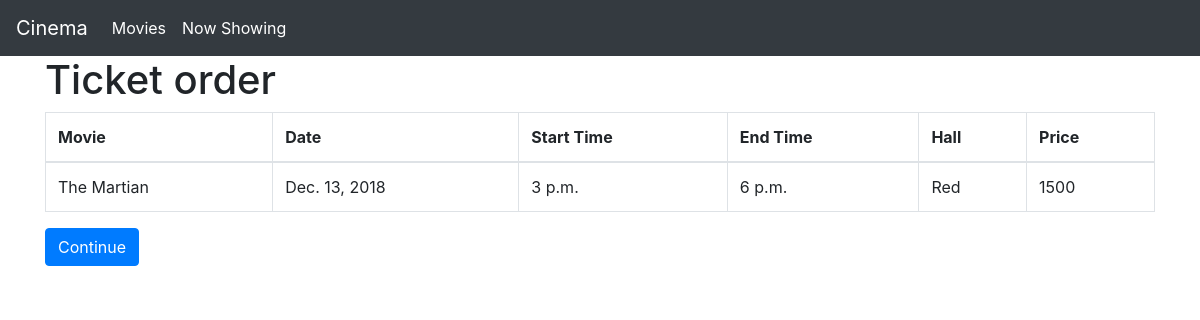
/movies/buy/13/, run on the app's committed database.
### main/models.py (models this page shows, shortened)
class Schedules(models.Model):
    movie = models.ForeignKey(Movies, on_delete=models.CASCADE)
    hall = models.ForeignKey(Halls, on_delete=models.CASCADE)
    start_time = models.TimeField(null=True)
    end_time = models.TimeField(null=True)
    date = models.DateField(null=True)
    price = models.DecimalField(max_digits=6, decimal_places=0, null=True)

class Movies(models.Model):
    name = models.TextField(max_length=200)
    language = models.TextField(null=True)
    description = models.TextField(max_length=1500, null=True)
    length = models.IntegerField(null=True)
    rating = models.IntegerField()
    genre = models.ManyToManyField(Genres)
    image = models.ImageField(upload_to='media/', blank=True)
    def __str__(self):
        return self.name

class Halls(models.Model):
    name = models.TextField(max_length=20, primary_key=True, null=False)
    capacity = models.IntegerField(null=True)
    def __str__(self):
        return self.name

### main/views.py (the view)
# urls.py: url(r'^buy/(?P<schedule_id>[0-9]+)/', views.buy, name='buy'),
def buy(request, schedule_id):
    if request.method == 'POST':
        ordered_seats = OrderedSeats.objects.values_list('seat', flat=True).filter(order_id__schedule_id=schedule_id)
        not_free = []
        ordered = []
        for i in ordered_seats:
            seats = Seats.objects.values_list('row', 'seat').filter(pk=i)
            not_free.append(seats[0])
        for j in not_free:
            ordered.append(str(j[0])+ '-' + str(j[1]))
        request.session['ordered'] = ordered
        return render(request, 'main/buy_final.html', {'schedule_id': schedule_id, 'ord':ordered})
    else:
        scheduled = Schedules.objects.filter(pk=schedule_id)
        return render(request, 'main/buy.html', {'scheduled': scheduled, 'schedule_id': schedule_id})

### main/templates/main/buy.html (shortened to what this page needs)
{% extends 'base.html' %}
{% block content %}
    <div class="container">
        <h1>Ticket order</h1>
        <form method="POST" action="{% url 'buy' schedule_id %}">
            <table class="table table-bordered">
                <thead>
                <tr>
                    <th>Movie</th>
                    <th>Date</th>
                    <th>Start Time</th>
                    <th>End Time</th>
                    <th>Hall</th>
                    <th>Price</th>
                </tr>
                </thead>
                <tbody>
                <tr>
                    {% for movie in scheduled.all %}
                        <td>{{ movie.movie }}</td>
                        <td>{{ movie.date }}</td>
                        <td>{{ movie.start_time }}</td>
                        <td>{{ movie.end_time }}</td>
                        <td>{{ movie.hall }}</td>
                        <td>{{ movie.price }}</td>
                    {% endfor %}
                </tr>
                </tbody>
            </table>
            <button type="submit" class="btn btn-primary">Continue</button>
        </form>
    </div>
{% endblock %}

### main/static/css/main.css (style rules this page uses)
*, *:before, *:after { box-sizing: border-box; }

### data on the page
Schedules: movie "The Martian", date "Dec. 13, 2018", start_time "3 p.m.", end_time "6 p.m.", hall "Red", price "1500"
